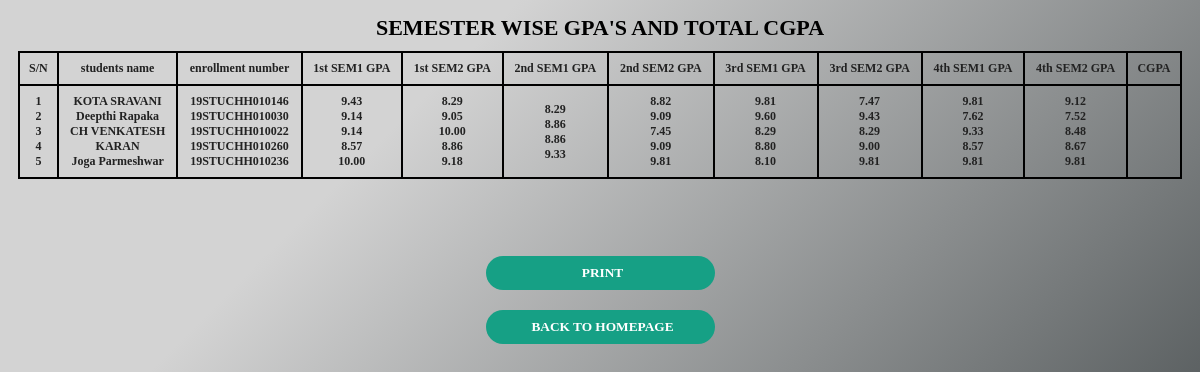
/result/finalresults.php (signed in), run on the app's committed database.
### tables this page shows
CREATE TABLE `results1_1` (
  `rid` int(11) NOT NULL,
  `s_name` varchar(100) DEFAULT NULL,
  `s_enroll_no` varchar(100) DEFAULT NULL,
  `s_department` varchar(15) DEFAULT NULL,
  `s_year` int(11) DEFAULT NULL,
  `s_email_id` varchar(100) DEFAULT NULL,
  `s_semester` int(11) DEFAULT NULL,
  `gpa` float(5,2) DEFAULT NULL
);

CREATE TABLE `results1_2` (
  `rid` int(11) NOT NULL,
  `s_name` varchar(100) DEFAULT NULL,
  `s_enroll_no` varchar(100) DEFAULT NULL,
  `s_department` varchar(15) DEFAULT NULL,
  `s_year` int(11) DEFAULT NULL,
  `s_email_id` varchar(100) DEFAULT NULL,
  `s_semester` int(11) DEFAULT NULL,
  `gpa` float(5,2) DEFAULT NULL
);

CREATE TABLE `results2_1` (
  `rid` int(11) NOT NULL,
  `s_name` varchar(100) DEFAULT NULL,
  `s_enroll_no` varchar(100) DEFAULT NULL,
  `s_department` varchar(15) DEFAULT NULL,
  `s_year` int(11) DEFAULT NULL,
  `s_email_id` varchar(100) DEFAULT NULL,
  `s_semester` int(11) DEFAULT NULL,
  `gpa` float(5,2) DEFAULT NULL
);

CREATE TABLE `results2_2` (
  `rid` int(11) NOT NULL,
  `s_name` varchar(100) DEFAULT NULL,
  `s_enroll_no` varchar(100) DEFAULT NULL,
  `s_department` varchar(15) DEFAULT NULL,
  `s_year` int(11) DEFAULT NULL,
  `s_email_id` varchar(100) DEFAULT NULL,
  `s_semester` int(11) DEFAULT NULL,
  `gpa` float(5,2) DEFAULT NULL
);

CREATE TABLE `results3_1` (
  `rid` int(11) NOT NULL,
  `s_name` varchar(100) DEFAULT NULL,
  `s_enroll_no` varchar(100) DEFAULT NULL,
  `s_department` varchar(15) DEFAULT NULL,
  `s_year` int(11) DEFAULT NULL,
  `s_email_id` varchar(100) DEFAULT NULL,
  `s_semester` int(11) DEFAULT NULL,
  `gpa` float(5,2) DEFAULT NULL
);

CREATE TABLE `results3_2` (
  `rid` int(11) NOT NULL,
  `s_name` varchar(100) DEFAULT NULL,
  `s_enroll_no` varchar(100) DEFAULT NULL,
  `s_department` varchar(15) DEFAULT NULL,
  `s_year` int(11) DEFAULT NULL,
  `s_email_id` varchar(100) DEFAULT NULL,
  `s_semester` int(11) DEFAULT NULL,
  `gpa` float(5,2) DEFAULT NULL
);

CREATE TABLE `results4_1` (
  `rid` int(11) NOT NULL,
  `s_name` varchar(100) DEFAULT NULL,
  `s_enroll_no` varchar(100) DEFAULT NULL,
  `s_department` varchar(15) DEFAULT NULL,
  `s_year` int(11) DEFAULT NULL,
  `s_email_id` varchar(100) DEFAULT NULL,
  `s_semester` int(11) DEFAULT NULL,
  `gpa` float(5,2) DEFAULT NULL
);

CREATE TABLE `results4_2` (
  `rid` int(11) NOT NULL,
  `s_name` varchar(100) DEFAULT NULL,
  `s_enroll_no` varchar(100) DEFAULT NULL,
  `s_department` varchar(15) DEFAULT NULL,
  `s_year` int(11) DEFAULT NULL,
  `s_email_id` varchar(100) DEFAULT NULL,
  `s_semester` int(11) DEFAULT NULL,
  `gpa` float(5,2) DEFAULT NULL
);

### result/finalresults.php (the view, shortened to what this page needs)
<?php
    include("connection.php");
?>
<!DOCTYPE html>
<html lang="en">
<head>
</head>
<body>
<center><h2>SEMESTER WISE GPA'S AND TOTAL CGPA </h2></center>
<center><table>
<thead>
    <th>S/N</th>
    <th>students name</th>
    <th>enrollment number</th>
    <th>1st SEM1 GPA</th>
    <th>1st SEM2 GPA</th>
    <th>2nd SEM1 GPA</th>
    <th>2nd SEM2 GPA</th>
    <th>3rd SEM1 GPA</th>
    <th>3rd SEM2 GPA</th>
    <th>4th SEM1 GPA</th>
    <th>4th SEM2 GPA</th>
    <th>CGPA</th>
</thead>
  <tr>
    <th>
        <?php
                $c=1;
                 $sql="select * from results1_1";
                 $result= $con->query($sql);
                 while($row = $result->fetch_assoc()) {
                    echo "".$c."";
                    echo"<br> ";
                    $c++;
                }
                ?>
                </th>
    <th>
    <?php
                 $sql="select * from results1_1";
                 $result= $con->query($sql);
                 while($row = $result->fetch_assoc()) {
                    echo "". $row["s_name"]. "";
                    echo"<br> ";
                }
                ?>
    </th>
    <th>
    <?php
                 $sql="select * from results1_1";
                 $result= $con->query($sql);
                 while($row = $result->fetch_assoc()) {
                    echo "". $row["s_enroll_no"]. "";
                    echo"<br> ";
                }
                ?>
    </th>
    <th>
    <?php
                 $sql="select * from results1_1";
                 $result= $con->query($sql);
                 while($row = $result->fetch_assoc()) {
                  if($row["s_year"] == 1  && $row["s_semester"] == 1 ){
                    echo "". $row["gpa"]. "";
                    echo"<br> ";
                  }
                  else{
                    echo"NULL ";
                    echo"<br> ";
                  }
                }
                ?>
    </th>
    <th>
    <?php
                 $sql="select * from results1_2";
                 $result= $con->query($sql);
                 while($row = $result->fetch_assoc()) {
                  if($row["s_year"] == 1  && $row["s_semester"] == 2 ){
                    echo "". $row["gpa"]. "";
                    echo"<br> ";
                  }
                  else{
                    echo"NULL ";
                    echo"<br> ";
                  }
                }
                ?>
    </th>
    <th>
    <?php
                 $sql="select * from results2_1";
                 $result= $con->query($sql);
                 while($row = $result->fetch_assoc()) {
                  if($row["s_year"] == 2  && $row["s_semester"] == 1 ){
                    echo "". $row["gpa"]. "";
                    echo"<br> ";
                  }
                  else{
                    echo"NULL ";
                    echo"<br> ";
                  }
                }
                ?>
    </th>
    <th>
    <?php
                 $sql="select * from results2_2";
                 $result= $con->query($sql);
                 while($row = $result->fetch_assoc()) {
                  if($row["s_year"] == 2  && $row["s_semester"] == 2 ){
                    echo "". $row["gpa"]. "";
                    echo"<br> ";
                  }
                  else{
                    echo"NULL ";
                    echo"<br> ";
                  }
                }
                ?>
    </th>
    <th>
    <?php
                 $sql="select * from results3_1";
                 $result= $con->query($sql);
                 while($row = $result->fetch_assoc()) {
                  if($row["s_year"] == 3  && $row["s_semester"] == 1 ){
                    echo "". $row["gpa"]. "";
                    echo"<br> ";
                  }
                  else{
                    echo"NULL ";
                    echo"<br> ";
                  }
                }
                ?>
    </th>
    <th>
    <?php
                 $sql="select * from results3_2";
                 $result= $con->query($sql);
                 while($row = $result->fetch_assoc()) {
                  if($row["s_year"] == 3  && $row["s_semester"] == 2 ){
                    echo "". $row["gpa"]. "";
                    echo"<br> ";
                  }
                  else{
                    echo"NULL ";
                    echo"<br> ";
                  }
                }
                ?>
    </th>
    <th>
    <?php
                 $sql="select * from results4_1";
                 $result= $con->query($sql);
                 while($row = $result->fetch_assoc()) {
                  if($row["s_year"] == 4  && $row["s_semester"] == 1 ){
                    echo "". $row["gpa"]. "";
                    echo"<br> ";
                  }
                  else{
                    echo"NULL ";
                    echo"<br> ";
                  }
                }
                ?>
    </th>
    <th>
    <?php
                 $sql="select * from results4_2";
                 $result= $con->query($sql);
                 while($row = $result->fetch_assoc()) {
                  if($row["s_year"] == 4  && $row["s_semester"] == 2 ){
                    echo "". $row["gpa"]. "";
                    echo"<br> ";
                  }
                  else{
                    echo"NULL ";
                    echo"<br> ";
                  }
                }
                ?>
    </th>
    <th>
    </th>
  </tr>
</table></center>
<br><br><br>
<center><label><input type="submit1" value="PRINT" onclick="window.print()"></label></center>
<center><a href="/login/dashboard.php"><input type="submit1" value="Back to Homepage"><br><br></a></center>
</body>
</html>

### result/finalresults.php (style rules this page uses)
body { margin: 0; padding: 0; background-color: #2d3436; background-image: linear-gradient(315deg, #2d3436 0%, #d3d3d3 74%); background-repeat: no-repeat; background-attachment: fixed; background-size: cover; font-size: 16px; color: #222; font-family: 'Roboto', sans-serif; font-weight: 300; }
h2 { font-family: 'times new roman'; margin: 0 0 0px 0; font-weight: 800; font-size: 22px; margin-top: 15px; text-align: center; color: black; margin-bottom: 10px; }
table { font-family: 'times new roman'; font-weight: 300; font-size: 12px; border-collapse: collapse; width: 97%; }
td, th { border: 2.5px solid black; text-align: center; padding: 8px; }
input[type="submit1"] { margin-top: 20px; width: 220px; height: 32px; background: #16a085; border: none; text-align: center; border-radius: 17px; padding-left: 7px; color: #FFF; font-family: 'times new roman'; font-weight: 700; text-transform: uppercase; transition: 0.1s ease; cursor: pointer; }

### data on the page
results1_1: s_name "KOTA SRAVANI", s_enroll_no "19STUCHH010146", gpa "9.43"
results1_1: s_name "Deepthi Rapaka", s_enroll_no "19STUCHH010030", gpa "9.14"
results1_1: s_name "CH VENKATESH", s_enroll_no "19STUCHH010022", gpa "9.14"
results1_1: s_name "KARAN", s_enroll_no "19STUCHH010260", gpa "8.57"
results1_1: s_name "Joga Parmeshwar", s_enroll_no "19STUCHH010236", gpa "10.00"
results1_2: gpa "8.29"
results1_2: gpa "9.05"
results1_2: gpa "10.00"
results1_2: gpa "8.86"
results1_2: gpa "9.18"
results2_1: gpa "8.29"
results2_1: gpa "8.86"
results2_1: gpa "8.86"
results2_1: gpa "9.33"
results2_2: gpa "8.82"
results2_2: gpa "9.09"
results2_2: gpa "7.45"
results2_2: gpa "9.09"
results2_2: gpa "9.81"
results3_1: gpa "9.81"
results3_1: gpa "9.60"
results3_1: gpa "8.29"
results3_1: gpa "8.80"
results3_1: gpa "8.10"
results3_2: gpa "7.47"
results3_2: gpa "9.43"
results3_2: gpa "8.29"
results3_2: gpa "9.00"
results3_2: gpa "9.81"
results4_1: gpa "9.81"
results4_1: gpa "7.62"
results4_1: gpa "9.33"
results4_1: gpa "8.57"
results4_1: gpa "9.81"
results4_2: gpa "9.12"
results4_2: gpa "7.52"
results4_2: gpa "8.48"
results4_2: gpa "8.67"
results4_2: gpa "9.81"
